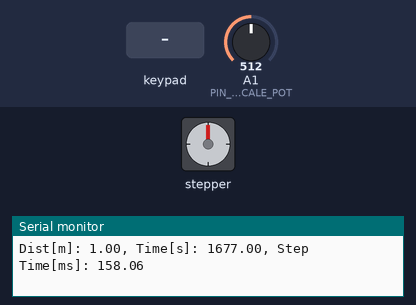
Bench run of a sketch on a simulated Arduino Uno, built with avr-gcc and run on an emulated ATmega328P. On the bench: stepper motor, the last lines printed to the serial monitor. Wiring (inferred from the names in the program): stepper motor driver (200 steps per turn assumed): step pin 9; direction pin 8; enable A0. Inputs (shaded band) come from the test bench; at power-on: A1 (PIN_TIME_SCALE_POT) = 512.

Above: at 1.2 s.
1.3 s: key '0' pressed
At 2.3 s:
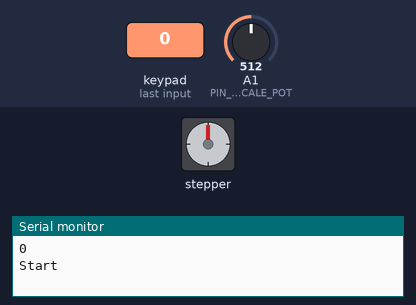
4.3 s: key 'A' pressed
At 24.1 s:
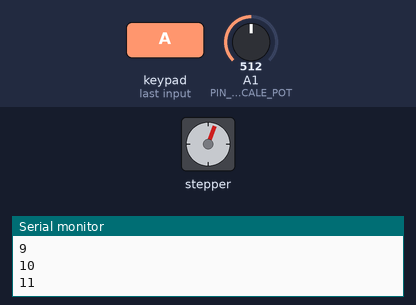
Timing chart, 0 to 26.9 s (numbered marks = the images above; inputs shaded):
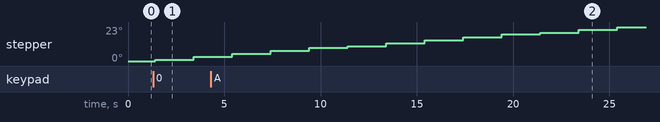

Measured:
- after the input at 1.3 s, stepper: goes 1° 2.0 s, then 3°, starting after 0.11 s

The sketch:

driver.ino
```cpp
/*

Timelapse Dolly - Automation, Systemer og Komponenter
@version 1.3
@date 2014-05-05
@author Peter Savnik

@Description
Make a step motor control motion of a Camera mounted on a dolly.
Input: Distance and Time


*/
#include <math.h>
#include <Keypad.h>

const int DEBUG = 1;  // Toogle Serial output
const int PIN_DIR = 8;
const int PIN_STEP = 9;
const int PIN_ENABLE = A0;
const int PIN_TIME_SCALE_POT = A1;

const int STEP_RES = 1;  // Stepper resolution
const int STEPS_PR_ROUND = 200*STEP_RES; // Total steps pr. round
const float RADIUS = 0.003; // [m]
const float DIST_PR_STEP = (2*RADIUS*PI)/STEPS_PR_ROUND; // Omkreds/steps pr round
const float TIME_SCALE_MAX = 60;  // [minutter] Max time on time scale slider
const int TIME_SCALE_POT_MAX = 1023;  // Calib to 5v
const int TIME_SCALE_POT_MIN = 66; // Calib to 0v

float distance = 0.0;  // [m] Record the number of steps we've taken
float distance_to_go = 1; // [m]
int steps_to_go = distance_to_go/DIST_PR_STEP; // total amount of steps to the distance_to_go
float time_to_go = 0; // [s] time to do the distance
int steps = 0;  // Total count of steps
int run = 0;   // Control var for start/stop fcn
int dir = 0;   // Control direction
int sensorValue = 0; // Time scale pot sensor

float time_pr_step;
float time_pr_step_ms;

// Setup keypad ------------------
const byte ROWS = 4; //four rows
const byte COLS = 4; //four columns
//define the cymbols on the buttons of the keypads
char hexaKeys[ROWS][COLS] = {
  {'0','1','2','3'},
  {'4','5','6','7'},
  {'8','9','A','B'},
  {'C','D','E','F'}
};
// 0  Start/Stop
// 1  Direction control
// 2  Manuel move
// 3  Manuel move
byte rowPins[ROWS] = {3, 2, 1, 0}; //connect to the row pinouts of the keypad
byte colPins[COLS] = {7, 6, 5, 4}; //connect to the column pinouts of the keypad

//initialize an instance of class NewKeypad
Keypad customKeypad = Keypad( makeKeymap(hexaKeys), rowPins, colPins, ROWS, COLS);

void setup() {
    if(DEBUG == 1){
    Serial.begin(9600);
    while(!Serial){
     ; // wait for serial to begin
    }
    Serial.println('Timelapse Dolly Start');
  }
  pinMode(PIN_DIR, OUTPUT);
  pinMode(PIN_STEP, OUTPUT);
  pinMode(PIN_ENABLE, OUTPUT);
  pinMode(PIN_TIME_SCALE_POT, INPUT);
  digitalWrite(PIN_DIR, HIGH);
  digitalWrite(PIN_STEP, LOW);
  digitalWrite(PIN_ENABLE, HIGH);

  //establishContact();  // send a byte to establish contact until receiver responds
}

void loop() {
  // Get inputs
  char customKey = customKeypad.getKey();

  if(run == 0){
  // read the analog in value TIME_SCALE_POT
  sensorValue = analogRead(PIN_TIME_SCALE_POT);
  // map it to the range of the analog out:
  time_to_go = map(sensorValue-TIME_SCALE_POT_MIN, 0, TIME_SCALE_POT_MAX-TIME_SCALE_POT_MIN, 0, TIME_SCALE_MAX*60); // -TIME_CSCALE_POT_MIN from calibration

  // Calc delay time
  float time_pr_step = time_to_go/steps_to_go; // the delay time between steps
  float time_pr_step_ms = time_pr_step*pow(10,3); // Convert to millisec
  if (time_pr_step_ms < 1) time_pr_step = 1;  // Don't go too fast!

  // Print Parameters
      Serial.print("Dist[m]: ");
      Serial.print(distance_to_go);
      Serial.print(", Time[s]: ");
      Serial.print(time_to_go);
      Serial.print(", Step Time[ms]: ");
      Serial.println(time_pr_step_ms);
  }

  if (customKey && (DEBUG == 1)){
    Serial.println(customKey);
  }

  // Change direction
  if(customKey == '1'){
     changeDirection();
  }


  // Start running
  if(customKey == '0'){
    enableMotorToogle();
  }

  // Check to see if we are at the end of our move
  if ((steps*DIST_PR_STEP < distance_to_go) && (run == 1))
  {
    digitalWrite(PIN_STEP, HIGH);
    //delay(time_pr_step_ms/2); // Micro sec
    delay(1000); // Micro sec
    digitalWrite(PIN_STEP, LOW);
    //delay(time_pr_step_ms/2); //Micro sec
    delay(1000); // Micro sec
    steps = steps + 1;   // record this step
    Serial.println(steps);
  }

  // If dist is done disable
  if ((steps*DIST_PR_STEP >= distance_to_go)){
    disableMotor();
    steps = 0;
    run = 0;
  }
}


void enableMotor(){
 // Enable motor driver
       digitalWrite(PIN_ENABLE, LOW);
      if(DEBUG == 1) Serial.println("Start");
}

void disableMotor(){
 // Enable motor driver
       digitalWrite(PIN_ENABLE, HIGH);
       if(DEBUG == 1) Serial.println("Stop");
}


void enableMotorToogle(){
 // Enable motor driver
     if(run == 0){
       enableMotor();
       run = 1;
     }
     else if(run == 1){
       disableMotor();
       run = 0;
     }
}

void changeDirection(){
  if(dir == 1){
        dir = 0;
        digitalWrite(PIN_DIR,LOW);
     }
    else{
       dir = 1;
       digitalWrite(PIN_DIR,HIGH);
    }
}


void establishContact() {
  while (Serial.available() <= 0) {
    Serial.println("0,0,0");   // send an initial string
    delay(300);
  }
}

/*
|| @changelog
|| | 1.3 2014-05-05 - Peter Savnik : Added Potentiometer control of time
|| | 1.2 2014-05-01 - Peter Savnik : Added Debug function, enable serial output when debugging
|| | 1.1 2014-05-01 - Peter Savnik : Added direction control
|| | 1.0 2014-05-01 - Peter Savnik : Initial Release
|| #
*/
```
